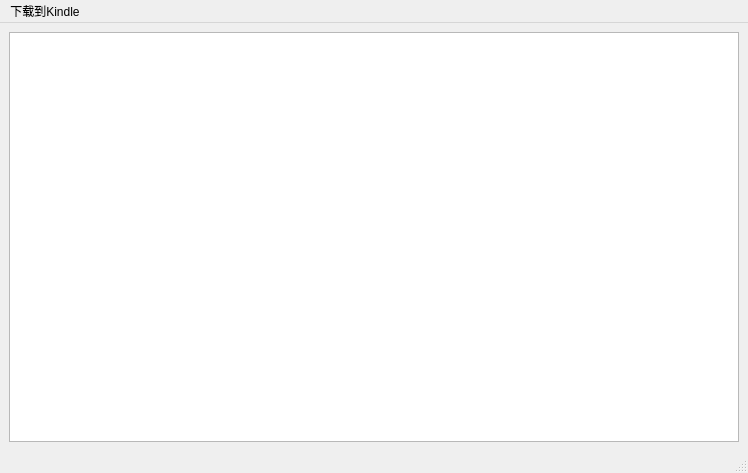
<?xml version="1.0" encoding="UTF-8"?>
<ui version="4.0">
 <class>NovelViewer</class>
 <widget class="QMainWindow" name="NovelViewer">
  <property name="geometry">
   <rect>
    <x>0</x>
    <y>0</y>
    <width>748</width>
    <height>473</height>
   </rect>
  </property>
  <property name="windowTitle">
   <string>MainWindow</string>
  </property>
  <widget class="QWidget" name="centralwidget">
   <layout class="QVBoxLayout" name="verticalLayout">
    <item>
     <widget class="QTextBrowser" name="textBrowser">
      <property name="frameShadow">
       <enum>QFrame::Plain</enum>
      </property>
     </widget>
    </item>
   </layout>
  </widget>
  <widget class="QMenuBar" name="menubar">
   <property name="geometry">
    <rect>
     <x>0</x>
     <y>0</y>
     <width>748</width>
     <height>30</height>
    </rect>
   </property>
   <widget class="QMenu" name="menu_Kindle">
    <property name="title">
     <string>下载到Kindle</string>
    </property>
   </widget>
   <addaction name="menu_Kindle"/>
  </widget>
  <widget class="QStatusBar" name="statusbar"/>
 </widget>
 <resources/>
 <connections/>
</ui>
